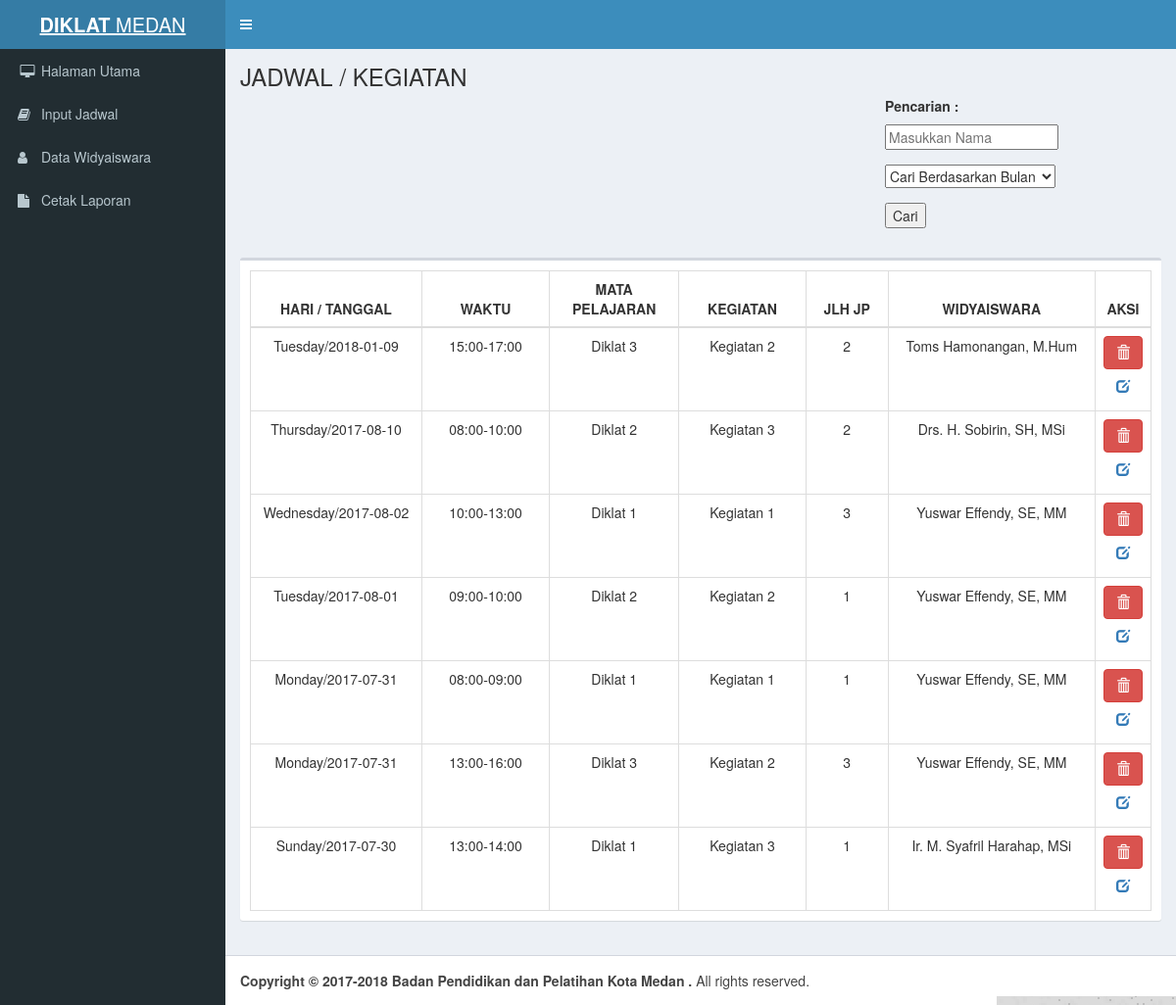
Page /home.php on the earlier database version.
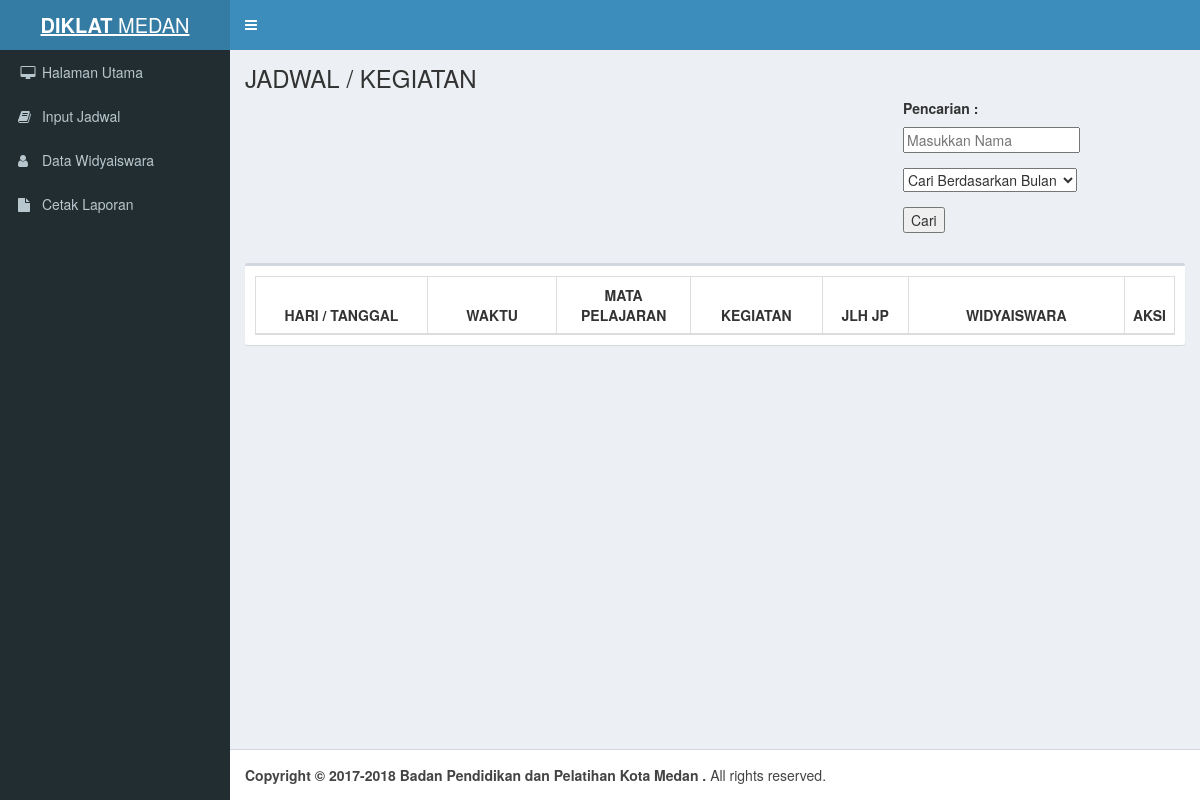
Same page on the later database version.
### tables this page shows
CREATE TABLE IF NOT EXISTS `jadwal` (
`id_jadwal` int(10) NOT NULL,
  `hari` varchar(10) NOT NULL,
  `tanggal` date NOT NULL,
  `waktu_mulai` varchar(5) NOT NULL,
  `waktu_selesai` varchar(5) NOT NULL,
  `penyelenggara` varchar(100) NOT NULL,
  `nama_diklat` varchar(200) NOT NULL,
  `kegiatan` varchar(200) NOT NULL,
  `jumlah_jp` int(2) NOT NULL,
  `widyaiswara` varchar(50) NOT NULL
);

### home.php (the view, shortened to what this page needs)
<!DOCTYPE html>
<?php
	$connection=mysqli_connect("127.0.0.1", "root", "", "diklatmedan");
	mysqli_select_db($connection, "");
	$query=mysqli_query($connection, "SELECT * FROM jadwal order by tanggal desc, waktu_mulai");
?>
<html>
<head>
  <link rel="stylesheet" href="bootstrap/css/bootstrap.min.css">
  <link rel="stylesheet" href="https://cdnjs.cloudflare.com/ajax/libs/font-awesome/4.5.0/css/font-awesome.min.css">
  <link rel="stylesheet" href="https://cdnjs.cloudflare.com/ajax/libs/ionicons/2.0.1/css/ionicons.min.css">
  <link rel="stylesheet" href="dist/css/AdminLTE.min.css">
  <link rel="stylesheet" href="dist/css/skins/_all-skins.min.css">
  <link rel="stylesheet" href="plugins/iCheck/flat/blue.css">
  <link rel="stylesheet" href="plugins/morris/morris.css">
  <link rel="stylesheet" href="plugins/jvectormap/jquery-jvectormap-1.2.2.css">
  <link rel="stylesheet" href="plugins/datepicker/datepicker3.css">
  <link rel="stylesheet" href="plugins/daterangepicker/daterangepicker.css">
  <link rel="stylesheet" href="plugins/bootstrap-wysihtml5/bootstrap3-wysihtml5.min.css">
  <link rel="stylesheet" type="text/css" href="https://maxcdn.bootstrapcdn.com/bootstrap/3.3.7/css/bootstrap.min.css">
  <link rel="stylesheet" type="text/css" href="daterangepicker.css" />
</head>
<body class="hold-transition skin-blue layout-boxed sidebar-mini">
<div class="wrapper">
  <header class="main-header">
    <a href="home.php" class="logo">
      <span class="logo-lg"><b>DIKLAT </b>MEDAN</span>
    </a>
    <nav class="navbar navbar-static-top">
      <a href="#" class="sidebar-toggle" data-toggle="offcanvas" role="button">
      </a>
    </nav>
  </header>
  <aside class="main-sidebar">
    <section class="sidebar">
      <ul class="sidebar-menu">
        <li><a href="home.php"><i class="fa fa-fw fa-desktop"></i> <span>Halaman Utama</span></a></li>
        <li><a href="input_jadwal.php"><i class="fa fa-book"></i> <span>Input Jadwal</span></a></li>
        <li><a href="dataWidyaiswara.php"><i class="fa fa-user" aria-hidden="true"></i> <span>Data Widyaiswara</span></a></li>
        <li><a href="laporan.php"><i class="fa fa-file" aria-hidden="true"></i> <span>Cetak Laporan</span></a></li>
      </ul>
    </section>
  </aside>
  <div class="content-wrapper">
    <section class="content-header">
      <h1>
        JADWAL / KEGIATAN
      </h1>
	  <h5 class="searchoption"><b>Pencarian : </b></h5>
	  <form class="searchoption" action="result.php" method="Post">
		  <div class="form-group">
				<input type="text" placeholder="Masukkan Nama" list="listWI" name="widyaiswara">
		  </div>
		  <div class="form-group">
				<select name="pilihan">
					<option value="bulan">Cari Berdasarkan Bulan</option>
				</select>
		   </div>
		   <div class="form-group">
				<input type="submit" value="Cari">
		   </div>
	   </form>
    </section>
    <section class="content">
      <div class="row">
        <div class="col-xs-12">
          <div class="box">
            <div class="box-body">
              <table id="example2" class="table table-bordered table-hover">
                <thead>
                <tr>
                  <th style="text-align:center" width="20%">HARI / TANGGAL</th>
                  <th style="text-align:center" width="15%">WAKTU</th>
				          <th style="text-align:center" width="15%">MATA PELAJARAN</th>
                  <th style="text-align:center" width="15%">KEGIATAN</th>
        				  <th style="text-align:center" width="10%">JLH JP</th>
        				  <th style="text-align:center" width="25%">WIDYAISWARA</th>
        				  <th style="text-align:center" width="15%">AKSI</th>
                </tr>
                </thead>
                <tbody>
                <?php
				while($data=mysqli_fetch_array($query)){
				?>
							<tr>
							<td align='center'><?php echo $data['hari'] . '/' . $data['tanggal']; ?></td>
							<td align='center'><?php echo $data['waktu_mulai'] . '-' . $data['waktu_selesai']; ?></td>
							<td align='center'><?php echo $data['nama_diklat']; ?></td>
							<td align='center'><?php echo $data['kegiatan']; ?></td>
							<td align='center'><?php echo $data['jumlah_jp']; ?></td>
							<td align='center'><?php echo $data['widyaiswara']; ?></td>
              <td align='center'>
                <a href='javascript:deleteConfirm(<?php echo $data['id_jadwal']; ?>)' class='btn btn-danger'>
                <i class='glyphicon glyphicon-trash'></i>
                </a>
                <a href='edit.php?id_jadwal=<?php echo $data['id_jadwal']; ?>' class='btn btn-alert'>
                <i class='glyphicon glyphicon-edit'></i>
                </a>
              </td>
						</tr>
				<?php
				}
				?>
                </tbody>
              </table>
            </div>
          </div>
        </div>
      </div>
    </section>
  </div>
  <footer class="main-footer">
    <strong>Copyright &copy; 2017-2018 Badan Pendidikan dan Pelatihan Kota Medan .</strong> All rights
    reserved.
  </footer>
</div>
</body>
</html>

### home.php (style rules this page uses)
.searchoption { margin-left:70%; }

Differences in the rows shown:
removed jadwal: hari "Tuesday", tanggal "2018-01-09", waktu_mulai "15:00", waktu_selesai "17:00", nama_diklat "Diklat 3", kegiatan "Kegiatan 2", jumlah_jp "2", widyaiswara "Toms Hamonangan, M.Hum"
removed jadwal: hari "Thursday", tanggal "2017-08-10", waktu_mulai "08:00", waktu_selesai "10:00", nama_diklat "Diklat 2", kegiatan "Kegiatan 3", jumlah_jp "2", widyaiswara "Drs. H. Sobirin, SH, MSi"
removed jadwal: hari "Wednesday", tanggal "2017-08-02", waktu_mulai "10:00", waktu_selesai "13:00", nama_diklat "Diklat 1", kegiatan "Kegiatan 1", jumlah_jp "3", widyaiswara "Yuswar Effendy, SE, MM"
removed jadwal: hari "Tuesday", tanggal "2017-08-01", waktu_mulai "09:00", waktu_selesai "10:00", nama_diklat "Diklat 2", kegiatan "Kegiatan 2", jumlah_jp "1", widyaiswara "Yuswar Effendy, SE, MM"
removed jadwal: hari "Monday", tanggal "2017-07-31", waktu_mulai "08:00", waktu_selesai "09:00", nama_diklat "Diklat 1", kegiatan "Kegiatan 1", jumlah_jp "1", widyaiswara "Yuswar Effendy, SE, MM"
removed jadwal: hari "Monday", tanggal "2017-07-31", waktu_mulai "13:00", waktu_selesai "16:00", nama_diklat "Diklat 3", kegiatan "Kegiatan 2", jumlah_jp "3", widyaiswara "Yuswar Effendy, SE, MM"
removed jadwal: hari "Sunday", tanggal "2017-07-30", waktu_mulai "13:00", waktu_selesai "14:00", nama_diklat "Diklat 1", kegiatan "Kegiatan 3", jumlah_jp "1", widyaiswara "Ir. M. Syafril Harahap, MSi"
